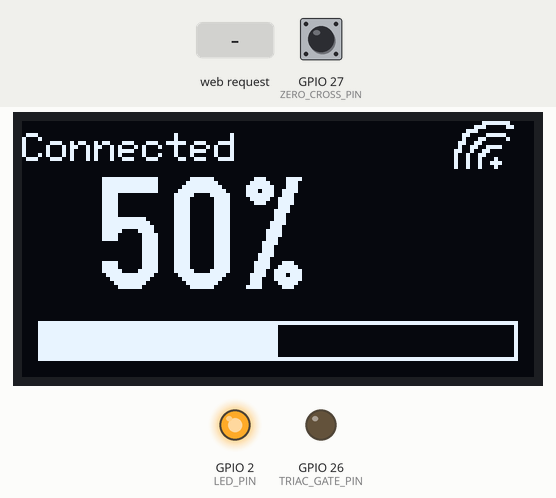
Recording of a sketch running on a simulated ESP32. Shown: 128×64 one-colour display, output pins drawn as LEDs (lit = HIGH). Inputs (shaded band) come from the test bench; at power-on: GPIO 27 (ZERO_CROSS_PIN) HIGH. WiFi joins after 1.5 s; servers stay silent unless stated; EEPROM starts erased; what the sketch prints to the serial monitor is not drawn.

Above: at 2.8 s.
2.9 s: HTTP request GET /set received
At 4.2 s:
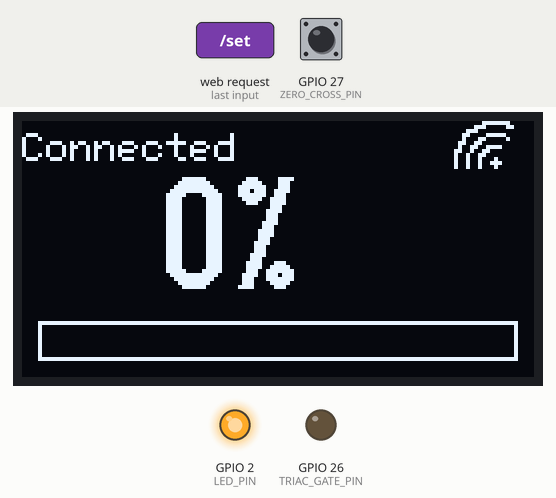
4.5 s: HTTP request GET /set?value=1 received
At 4.8 s:
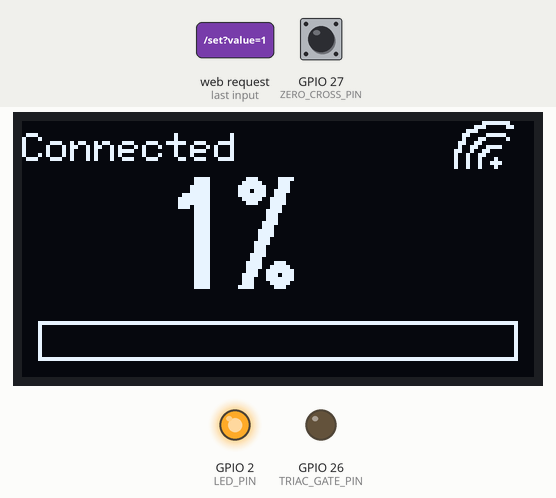
Timing chart, 0 to 7.5 s (numbered marks = the images above; inputs shaded):
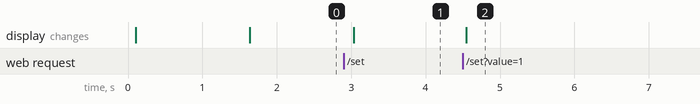

Measured:
- after the input at 2.9 s, the display: changes after 0.14 s (image 1)
- after the input at 4.5 s, the display: changes after 0.05 s (image 2)

The sketch:

dimmer.ino
```cpp
#include <WiFi.h>
#include <WebServer.h>
#include <WiFiManager.h>
#include <U8g2lib.h>
#include <Preferences.h>
#include <ArduinoOTA.h>
#include <ESPmDNS.h>

// WEBSERVER
WebServer server(80);

// PINS
#define ZERO_CROSS_PIN   27
#define TRIAC_GATE_PIN   26
#define LED_PIN          2

// OLED PIN SETUP
U8G2_SH1106_128X64_NONAME_F_4W_SW_SPI u8g2(
  U8G2_R0,
  18, // SCK
  23, // SDA
  U8X8_PIN_NONE, // CS
  5, // DC
  4 // RST
);

// PREFERENCES VARIABLE
Preferences prefs;

// DIMMER SETUP
#define MAX_DELAY_US   8500
#define MIN_DELAY_US   500
#define GATE_PULSE_US  300

volatile uint16_t firingDelay_us = 8500;
volatile bool triacEnabled = true;
volatile int currentPercent = 50;

// TIMER
hw_timer_t *triacTimer = NULL;

// OLED CONTROL
unsigned long lastOLED = 0;

// WIFI STATUS
String wifiStatus = "Starting";
String wifiSSID = "";
bool wifiConnected = false;

// WIFI ICON ON OLED
void drawWiFiIcon(int x, int y, int strength) {

  if (strength > -90) {
    u8g2.drawDisc(x, y, 1);
  }

  if (strength > -80) {
    u8g2.drawArc(x, y, 4, 45, 135);
  }

  if (strength > -70) {
    u8g2.drawArc(x, y, 7, 45, 135);
  }

  if (strength > -60) {
    u8g2.drawArc(x, y, 10, 45, 135);
  }
}

// TRIAC FIRE ISR
void IRAM_ATTR fireTriacISR() {

  if (!triacEnabled) return;

  digitalWrite(TRIAC_GATE_PIN, HIGH);

  ets_delay_us(GATE_PULSE_US);

  digitalWrite(TRIAC_GATE_PIN, LOW);

  timerStop(triacTimer);
}

// ZERO CROSS ISR
void IRAM_ATTR zeroCrossISR() {

  static uint32_t lastCross = 0;

  uint32_t now = micros();

  // Noise filter
  if (now - lastCross < 7000) return;

  lastCross = now;

  if (!triacEnabled) return;

  timerWrite(triacTimer, 0);

  timerAlarm(
    triacTimer,
    firingDelay_us,
    false,
    0
  );

  timerStart(triacTimer);
}

// SET DIM LEVEL
void setDimPercent(int percent) {

  percent = constrain(percent, 0, 100);

  currentPercent = percent;

  if (percent <= 0) {

    triacEnabled = false;

    firingDelay_us = MAX_DELAY_US;

    digitalWrite(TRIAC_GATE_PIN, LOW);
  }

  else {

    triacEnabled = true;

    firingDelay_us = map(
                        percent,
                        1,
                        100,
                        8500,
                        500
                      );

    firingDelay_us = constrain(
                        firingDelay_us,
                        MIN_DELAY_US,
                        MAX_DELAY_US
                      );
  }

  prefs.putInt("brightness", percent);
}

// OLED UPDATE
void updateOLED() {

  static int lastShown = -1;
  static String lastStatus = "";

  if (
    lastShown == currentPercent &&
    lastStatus == wifiStatus
  ) return;

  lastShown = currentPercent;
  lastStatus = wifiStatus;

  u8g2.clearBuffer();

  // TOP BAR
  u8g2.setFont(u8g2_font_6x12_tf);

  u8g2.setCursor(0, 10);
  u8g2.print(wifiStatus);

  if (wifiConnected) {
    drawWiFiIcon(118, 10, WiFi.RSSI());
  }

  // PERCENTAGE
  u8g2.setFont(u8g2_font_logisoso28_tf);

  int textX = 18;

  if (currentPercent >= 100)
    textX = 2;
  else if (currentPercent >= 10)
    textX = 18;
  else
    textX = 34;

  u8g2.setCursor(textX, 42);

  u8g2.print(currentPercent);
  u8g2.print("%");

  // BRIGHTNESS BAR
  int barWidth = map(
                   currentPercent,
                   0,
                   100,
                   0,
                   120
                 );

  u8g2.drawFrame(4, 50, 120, 10);
  u8g2.drawBox(4, 50, barWidth, 10);

  u8g2.sendBuffer();
}

// WEB PAGE
void handleRoot() {

  String page = R"rawliteral(

<!DOCTYPE html>
<html>
<head>

<meta name="viewport"
      content="width=device-width, initial-scale=1">

<style>

body{
  margin:0;
  padding:0;
  font-family:Arial;
  background:linear-gradient(135deg,#0f0f0f,#1d1d1d);
  color:white;
  text-align:center;
}

.container{
  margin-top:30px;
}

h1{
  font-size:42px;
  margin-bottom:20px;
}

#valueText{
  font-size:72px;
  font-weight:bold;
  margin:20px;
}

.slider{
  width:85%;
  height:18px;
  appearance:none;
  border-radius:20px;
  background:#333;
  outline:none;
}

.slider::-webkit-slider-thumb{
  appearance:none;
  width:35px;
  height:35px;
  border-radius:50%;
  background:white;
}

.buttons{
  margin-top:30px;
}

button{
  width:120px;
  height:70px;
  margin:10px;
  border:none;
  border-radius:18px;
  background:#2a2a2a;
  color:white;
  font-size:24px;
  transition:0.2s;
}

button:hover{
  transform:scale(1.05);
  background:#444;
}

.card{
  width:90%;
  max-width:500px;
  margin:auto;
  margin-top:40px;
  padding:25px;
  border-radius:25px;
  background:rgba(255,255,255,0.05);
  backdrop-filter:blur(12px);
  box-shadow:0 0 25px rgba(255,255,255,0.08);
}

</style>
</head>

<body>

<div class="container">
<div class="card">

<h1>ESP32 DIMMER</h1>

<div id="valueText">)rawliteral" + String(currentPercent) + R"rawliteral(%</div>

<input type="range"
       min="0"
       max="100"
       value=")rawliteral" + String(currentPercent) + R"rawliteral("
       class="slider"
       id="slider"
       oninput="updateSlider(this.value)">

<div class="buttons">

<button onclick="sendVal(0)">0%</button>
<button onclick="sendVal(25)">25%</button>
<button onclick="sendVal(50)">50%</button>
<button onclick="sendVal(75)">75%</button>
<button onclick="sendVal(100)">100%</button>

</div>
</div>
</div>

<script>

function updateSlider(val){

  document.getElementById("valueText").innerHTML =
    val + "%";

  fetch("/set?value=" + val);
}

function sendVal(val){

  document.getElementById("slider").value = val;

  document.getElementById("valueText").innerHTML =
    val + "%";

  fetch("/set?value=" + val);
}

</script>

</body>
</html>

)rawliteral";

  server.send(200, "text/html", page);
}

// HANDLE SET
void handleSet() {

  int val =
    server.arg("value").toInt();

  setDimPercent(val);

  server.send(
    200,
    "text/plain",
    "OK"
  );
}

// SETUP
void setup() {

  Serial.begin(115200);

  // PINS
  pinMode(LED_PIN, OUTPUT);
  digitalWrite(LED_PIN, LOW);

  pinMode(ZERO_CROSS_PIN, INPUT);

  pinMode(TRIAC_GATE_PIN, OUTPUT);
  digitalWrite(TRIAC_GATE_PIN, LOW);

  // OLED
  u8g2.begin();

  updateOLED();

  // PREFERENCES
  prefs.begin("dimmer", false);

  // TIMER
  triacTimer = timerBegin(1000000);

  timerAttachInterrupt(
    triacTimer,
    &fireTriacISR
  );

  timerStop(triacTimer);

  // ZERO CROSS INTERRUPT
  attachInterrupt(
    digitalPinToInterrupt(ZERO_CROSS_PIN),
    zeroCrossISR,
    FALLING
  );

  // WIFI MANAGER
  WiFiManager wm;

  wifiStatus = "Searching";
  updateOLED();

  wifiStatus = "Connect Portal";
  updateOLED();

  bool res;

  res = wm.autoConnect(
          "ESP32-DIMMER",
          "12345678"
        );

  if (!res) {

    wifiStatus = "Failed";

    updateOLED();

    delay(3000);

    ESP.restart();
  }

  else {

    wifiStatus = "Connected";

    wifiSSID = WiFi.SSID();

    wifiConnected = true;

    updateOLED();

    digitalWrite(LED_PIN, HIGH);

    // MDNS
    if (MDNS.begin("esp32-dimmer")) {

      Serial.println("mDNS started");

      Serial.println(
        "Open: http://esp32-dimmer.local"
      );
    }

    else {

      Serial.println("mDNS failed");
    }
  }

  // OTA
  ArduinoOTA.setHostname("ESP32-DIMMER");

  ArduinoOTA.onStart([]() {

    wifiStatus = "OTA Update";

    updateOLED();
  });

  ArduinoOTA.onEnd([]() {

    wifiStatus = "Restarting";

    updateOLED();
  });

  ArduinoOTA.onProgress([](
                           unsigned int progress,
                           unsigned int total
                         ) {

    int percent =
      (progress * 100) / total;

    wifiStatus =
      "OTA " + String(percent) + "%";

    updateOLED();
  });

  ArduinoOTA.begin();

  // MDNS SERVICES
  MDNS.addService(
    "http",
    "tcp",
    80
  );

  MDNS.addService(
    "arduino",
    "tcp",
    3232
  );

  // SERVER
  server.on("/", handleRoot);

  server.on("/set", handleSet);

  server.begin();

  // WIFI
  WiFi.setSleep(false);

  // LOAD SAVED BRIGHTNESS
  int saved =
    prefs.getInt("brightness", 50);

  setDimPercent(saved);

  Serial.println();
  Serial.println("================================");
  Serial.println("ESP32 DIMMER READY");
  Serial.println("================================");

  Serial.print("IP Address: ");
  Serial.println(WiFi.localIP());

  Serial.println("Web Control:");
  Serial.println("http://esp32-dimmer.local");

  Serial.println("OTA Ready");
}

// MAIN LOOP
void loop() {

  server.handleClient();

  ArduinoOTA.handle();

  if (millis() - lastOLED > 150) {

    lastOLED = millis();

    updateOLED();
  }
}
```
